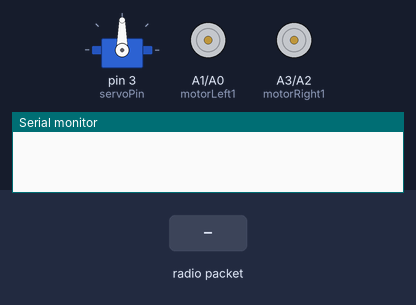
The sketch below on a simulated Arduino Nano, built with avr-gcc and run on an emulated ATmega328P. On the bench: servo, motor-driver pin pairs drawn as motors (green arrow = first pin HIGH = forward, orange = second pin HIGH = backward, longer = more drive), the last lines printed to the serial monitor. The test bench sets the inputs (shaded band). No radio packets arrive unless stated.

Above: at 1.2 s.
1.3 s: radio packet "Up" arrives
At 2.5 s:
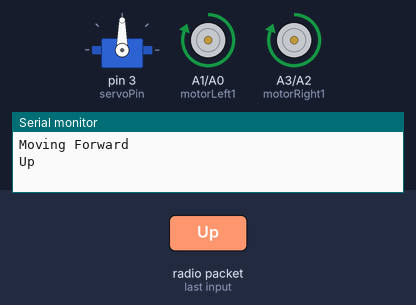
2.8 s: radio packet "Down" arrives
At 3.8 s:
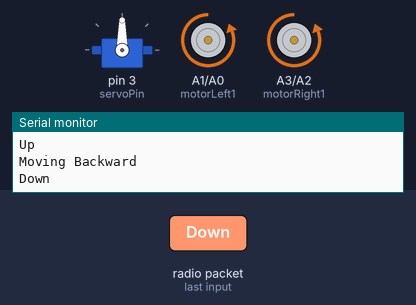
4.3 s: radio packet "Left" arrives
At 4.9 s:
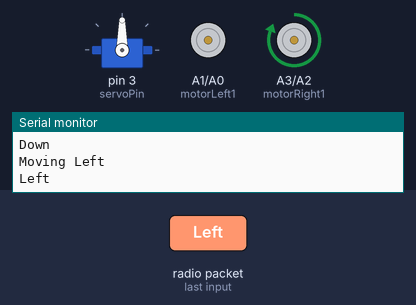
5.8 s: radio packet "Right" arrives
At 6.1 s:
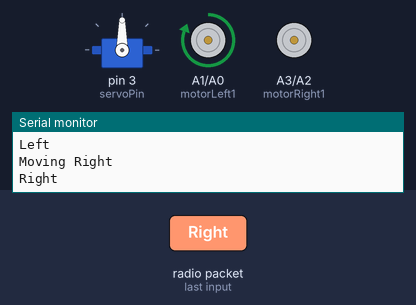
Timing chart, 0 to 8.3 s (numbered marks = the images above; inputs shaded):
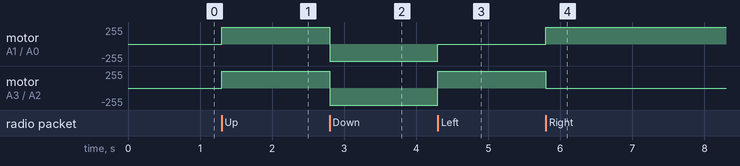

Measured:
- after the input at 1.3 s, motor on A1 (motorLeft1) / A0 (motorLeft2), motor on A3 (motorRight1) / A2 (motorRight2): stopped → forward 255/255 at once
- after the input at 2.8 s, motor on A1 (motorLeft1) / A0 (motorLeft2), motor on A3 (motorRight1) / A2 (motorRight2): forward 255/255 → backward 255/255 at once
- after the input at 4.3 s, motor on A1 (motorLeft1) / A0 (motorLeft2): backward 255/255 → stopped at once; motor on A3 (motorRight1) / A2 (motorRight2): backward 255/255 → forward 255/255 at once
- after the input at 5.8 s, motor on A1 (motorLeft1) / A0 (motorLeft2): stopped → forward 255/255 at once; motor on A3 (motorRight1) / A2 (motorRight2): forward 255/255 → stopped at once

The sketch:

Basic.ino
```cpp
/*
 * Nano-NRF24L01 Remote Car Sample
 * Developed by Erratum Solutions
 * Contact us @ support@erratums.com
 * https://erratums.com
 * Date created: 27-July-2019
 */

#include <SPI.h>
#include <RF24.h>
#include <Servo.h>
#include <nRF24L01.h>

#define motorLeft1 A1
#define motorLeft2 A0
#define motorRight1 A3
#define motorRight2 A2
#define servoPin 3

RF24 radio(10, 9); // CE, CSN
Servo Servo1;
bool isJoyStick;
int iJoyStickDelayCntr;

const byte address[6] = "00001";
const uint64_t pipe = 0xE8E8F0F0E1LL;

void setup() {
  Serial.begin(9600);
  while (!Serial);

  isJoyStick = false;
  iJoyStickDelayCntr = 0;

  radio.begin();
  radio.openReadingPipe(0, pipe);
  radio.setPALevel(RF24_PA_MIN);
  radio.startListening();

  Servo1.attach(servoPin);

  pinMode(motorLeft1, OUTPUT);
  pinMode(motorLeft2, OUTPUT);
  pinMode(motorRight1, OUTPUT);
  pinMode(motorRight2, OUTPUT);
}

void loop() {
  if (radio.available()) {
    char text[32] = "Left";
    radio.read(&text, sizeof(text));

    /*if (strcmp(text, "Left") == 0) Servo1.write(0);
    else if (strcmp(text, "Down") == 0) Servo1.write(90);
    else if (strcmp(text, "Right") == 0) Servo1.write(180);*/

    if (strcmp(text, "Analog Button") == 0) stopMoving();
    else if (strcmp(text, "Up") == 0) moveForward();
    else if (strcmp(text, "Down") == 0) moveBackward();
    else if (strcmp(text, "Left") == 0) turnLeft();
    else if (strcmp(text, "Right") == 0) turnRight();
    else if (strcmp(text, "JSUp") == 0) {
      moveForward();
      isJoyStick = true;
      iJoyStickDelayCntr = 10;
    } else if (strcmp(text, "JSDown") == 0) {
      moveBackward();
      isJoyStick = true;
      iJoyStickDelayCntr = 10;
    } else if (strcmp(text, "JSLeft") == 0) {
      turnLeft();
      isJoyStick = true;
      iJoyStickDelayCntr = 10;
    } else if (strcmp(text, "JSRight") == 0) {
      turnRight();
      isJoyStick = true;
      iJoyStickDelayCntr = 10;
    }

    Serial.println(text);
  } else if (isJoyStick) {
      delay(50);
      if (iJoyStickDelayCntr > 0) {
        iJoyStickDelayCntr--;
      } else {
        stopMoving();
        isJoyStick = false;
      }
  }
}

void stopMoving() {
  digitalWrite(motorLeft1, LOW);
  digitalWrite(motorLeft2, LOW);
  digitalWrite(motorRight1, LOW);
  digitalWrite(motorRight2, LOW);
  Serial.println(F("Stopped"));
}

void moveForward() {
  digitalWrite(motorLeft1, HIGH);
  digitalWrite(motorLeft2, LOW);
  digitalWrite(motorRight1, HIGH);
  digitalWrite(motorRight2, LOW);
  Serial.println(F("Moving Forward"));
}

void moveBackward() {
  digitalWrite(motorLeft1, LOW);
  digitalWrite(motorLeft2, HIGH);
  digitalWrite(motorRight1, LOW);
  digitalWrite(motorRight2, HIGH);
  Serial.println(F("Moving Backward"));
}

void turnRight() {
  digitalWrite(motorLeft1, HIGH);
  digitalWrite(motorLeft2, LOW);
  digitalWrite(motorRight1, LOW);
  digitalWrite(motorRight2, LOW);
  Serial.println(F("Moving Right"));
}

void turnLeft() {
  digitalWrite(motorLeft1, LOW);
  digitalWrite(motorLeft2, LOW);
  digitalWrite(motorRight1, HIGH);
  digitalWrite(motorRight2, LOW);
  Serial.println(F("Moving Left"));
}
```
